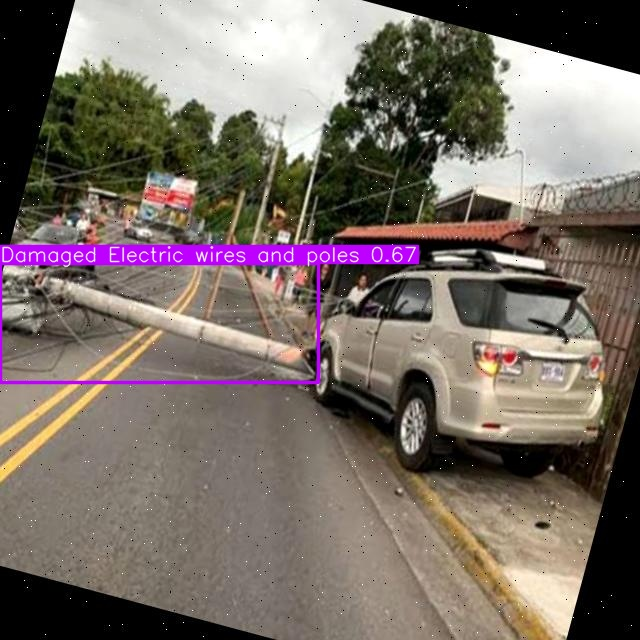
#> input picture data/images/Damaged_Electric_wires_and_poles_558a27054a904758bbe35834cd583d68.jpg, 640 x 640 px; its folder holds only this picture in this run
$ python -i issue_validator.py   (imports and definitions only)
#> lines starting #> are read from the running program, lines starting #| are printed output that depends on the picture
"""Smart Issue Validator - Fake Report Detection.

This module validates incoming civic issue reports before they enter the
workflow. It combines EXIF checks, screenshot heuristics, YOLO content
verification, and lightweight duplicate / anomaly detection into a single
trust score that the rest of the system can reason about.
"""

import os
import hashlib
from datetime import datetime, timedelta
from PIL import Image
from PIL.ExifTags import TAGS, GPSTAGS
from pathlib import Path
from math import radians, cos, sin, sqrt, atan2


class IssueValidator:
    """Validates civic issue reports and calculates trust scores."""

    # Scoring weights
    SCORE_GPS_MATCH = 20
    SCORE_RECENT_TIMESTAMP = 15
    SCORE_CIVIC_DETECTED = 25
    SCORE_CATEGORY_MATCH = 20
    SCORE_NOT_SCREENSHOT = 10
    SCORE_NORMAL_RATE = 10

    # Thresholds
    THRESHOLD_APPROVE = 80
    THRESHOLD_FLAG = 60
    MAX_GPS_DISTANCE_KM = 1.0  # 1km tolerance
    MAX_IMAGE_AGE_HOURS = 24

    def __init__(self, yolo_model=None):
        self.model = yolo_model
        self.checks = {}
        self.score = 100  # Start with full trust
        self.penalties = []

        # In-memory per-user anomaly tracking. This is intentionally
        # lightweight and stateless across process restarts – the goal
        # is to make repeated fake submissions from the same identity
        # increasingly expensive without adding a new DB table.
        #
        # Structure:
        #   { user_id: { 'total': int, 'rejected': int, 'flagged': int } }
        self._user_stats = {}

    def validate_report(self, image_path, claimed_lat=None, claimed_lng=None,
                       issue_type=None, user_id=None):
        """
        Main validation method. Returns validation result.

        Returns:
            dict: {
                'score': int (0-100),
                'decision': 'approved' | 'flagged' | 'rejected',
                'message': str,
                'checks': dict of individual check results
            }
        """
        self.score = 100
        self.penalties = []
        self.checks = {}

        # Lightweight image fingerprint used for duplicate detection and
        # optional downstream storage on the report model.
        image_hash = self._fingerprint_image(image_path)

        # Run all checks
        self._check_exif_data(image_path, claimed_lat, claimed_lng)
        self._detect_screenshot(image_path)
        self._verify_civic_content(image_path, issue_type)
        self._check_duplicates(image_hash)
        self._check_basic_image_forensics(image_path)
        self._apply_user_history_penalty(user_id)

        # Calculate final score (subtract penalties)
        final_score = max(0, min(100, self.score - sum(self.penalties)))

        # Determine decision
        if final_score >= self.THRESHOLD_APPROVE:
            decision = 'approved'
            message = "Report verified successfully."
        elif final_score >= self.THRESHOLD_FLAG:
            decision = 'flagged'
            message = "Your report is under review. We'll verify within 2 hours."
        else:
            decision = 'rejected'
            message = ("We couldn't verify this image. Please ensure your photo "
                      "shows an actual civic issue, was taken recently at the "
                      "reported location, and provides a clear view of the problem.")

        # Update in-memory user anomaly stats so that repeat offenders
        # gradually receive a lower trust score on future submissions.
        self._record_user_outcome(user_id, decision)

        return {
            'score': final_score,
            'decision': decision,
            'message': message,
            'checks': self.checks,
            'image_hash': image_hash,
        }

    # ------------------------------------------------------------------
    # Core check implementations
    # ------------------------------------------------------------------

    def _fingerprint_image(self, image_path):
        """Return a stable SHA-256 fingerprint for an image file.

        This is intentionally simple (byte-level hash) rather than a
        heavy perceptual hash implementation to avoid extra dependencies
        while still catching exact and near-exact re-uploads.
        """
        try:
            with open(image_path, 'rb') as f:
                digest = hashlib.sha256(f.read()).hexdigest()
        except Exception as e:
            digest = None
            self.checks['image_fingerprint'] = {
                'status': 'error',
                'error': str(e),
            }
            return None

        self.checks['image_fingerprint'] = {
            'status': 'ok',
            'hash': digest,
        }
        return digest

    def _check_exif_data(self, image_path, claimed_lat=None, claimed_lng=None):
        """Extract and validate EXIF metadata."""
        try:
            img = Image.open(image_path)
#> img is the input picture: PIL image 640x640 RGB; mean R, G, B 120.9, 109.6, 102.2
            exif_data = img._getexif()

            if not exif_data:
                self.checks['exif'] = {'status': 'missing', 'note': 'No EXIF data found'}
                self.penalties.append(15)  # Suspicious but not fatal
                return

            # Parse EXIF tags
            exif = {}
            for tag_id, value in exif_data.items():
                tag = TAGS.get(tag_id, tag_id)
                exif[tag] = value

            # Check timestamp
            date_taken = exif.get('DateTimeOriginal') or exif.get('DateTime')
            if date_taken:
                try:
                    photo_time = datetime.strptime(date_taken, '%Y:%m:%d %H:%M:%S')
                    age_hours = (datetime.now() - photo_time).total_seconds() / 3600

                    if age_hours > self.MAX_IMAGE_AGE_HOURS:
                        self.checks['timestamp'] = {'status': 'old', 'age_hours': age_hours}
                        self.penalties.append(20)
                    else:
                        self.checks['timestamp'] = {'status': 'recent', 'age_hours': age_hours}
                except (ValueError, TypeError):
                    self.checks['timestamp'] = {'status': 'parse_error'}
                    self.penalties.append(5)
            else:
                self.checks['timestamp'] = {'status': 'missing'}
                self.penalties.append(10)

            # Check GPS data
            gps_info = exif.get('GPSInfo')
            if gps_info and claimed_lat is not None and claimed_lng is not None:
                exif_lat, exif_lng = self._parse_gps(gps_info)
                if exif_lat is not None and exif_lng is not None:
                    distance = self._haversine(exif_lat, exif_lng, claimed_lat, claimed_lng)
                    if distance > self.MAX_GPS_DISTANCE_KM:
                        self.checks['gps'] = {'status': 'mismatch', 'distance_km': distance}
                        self.penalties.append(30)
                    else:
                        self.checks['gps'] = {'status': 'match', 'distance_km': distance}
            elif claimed_lat is not None and claimed_lng is not None:
                self.checks['gps'] = {'status': 'no_exif_gps'}
                self.penalties.append(10)

        except Exception as e:
            self.checks['exif'] = {'status': 'error', 'error': str(e)}
            self.penalties.append(5)

    # [42 lines left out: functions _parse_gps, _haversine, not called in this run]

    def _detect_screenshot(self, image_path):
        """Detect if image is a screenshot."""
        try:
            img = Image.open(image_path)
            width, height = img.size

            # Common screenshot aspect ratios
            aspect = width / height if height else 0
            screenshot_aspects = [0.46, 0.56, 0.6, 1.78, 2.17]  # Phone screens

            is_screenshot = False

            # Check for exact phone resolutions
            phone_resolutions = [
                (1080, 2340), (1080, 2400), (1170, 2532),  # Modern phones
                (1125, 2436), (1440, 3200), (1284, 2778),
            ]
            if (width, height) in phone_resolutions or (height, width) in phone_resolutions:
                is_screenshot = True

            # Check for status bar indicators (top portion uniformity)
            if not is_screenshot:
                top_strip = img.crop((0, 0, width, min(50, height)))
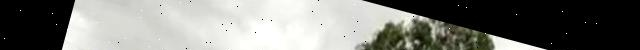
#> top_strip: PIL image 640x50 RGB; mean R, G, B 124.6, 125.4, 120.8
                colors = top_strip.getcolors(maxcolors=100)
#> colors = None
#> (the call stopped at ``: flask_sqlalchemy is not available in this run)
                if colors and len(colors) < 10:  # Very few colors = likely status bar
                    is_screenshot = True

            if is_screenshot:
                self.checks['screenshot'] = {'status': 'detected'}
                self.penalties.append(25)
            else:
                self.checks['screenshot'] = {'status': 'not_detected'}

        except Exception as e:
            self.checks['screenshot'] = {'status': 'error', 'error': str(e)}

    def _check_duplicates(self, image_hash):
        """Check if this image hash already exists in the incident tables.

        When a duplicate is found we don't immediately reject the
        report, but we do record the linkage and apply a moderate
        penalty so that exact re-uploads of the same photo gradually
        reduce trust.
        """
        if not image_hash:
            self.checks['duplicate'] = {
                'status': 'skipped',
                'reason': 'no_hash',
            }
            return

        try:
            # Late import to avoid circular imports during app startup.
            from backend.models import (
                PotholeReport,
                GarbageReport,
                DamagedRoadReport,
                IllegalParkingReport,
                BrokenSignReport,
                FallenTreeReport,
                VandalismReport,
                DeadAnimalReport,
                DamagedConcreteReport,
                DamagedWiresReport,
            )

            models = [
                PotholeReport,
                GarbageReport,
                DamagedRoadReport,
                IllegalParkingReport,
                BrokenSignReport,
                FallenTreeReport,
                VandalismReport,
                DeadAnimalReport,
                DamagedConcreteReport,
                DamagedWiresReport,
            ]

            matches = []
            for model in models:
                try:
                    rows = model.query.filter_by(image_hash=image_hash).limit(3).all()
                except Exception:
                    # If the underlying DB is missing the new column the
                    # query will fail; in that case we simply skip duplicate
                    # checking instead of breaking validation entirely.
                    rows = []
                for r in rows:
                    matches.append({
                        'id': r.id,
                        'type': model.__tablename__,
                        'status': r.status,
                    })

            if matches:
                # Apply a modest penalty – duplicate reports can still be
                # valid if many citizens report the same issue, but we
                # want to surface it to the caller and the UI.
                self.checks['duplicate'] = {
                    'status': 'duplicate',
                    'matches': matches,
                }
                self.penalties.append(15)
            else:
                self.checks['duplicate'] = {
                    'status': 'unique',
                }
        except Exception as e:
            self.checks['duplicate'] = {
                'status': 'error',
                'error': str(e),
            }

    def _check_basic_image_forensics(self, image_path):
        """Apply lightweight forensics-style sanity checks on the image.

        This is deliberately simple but catches common low-effort fakes:
        extremely tiny files, images with almost no visual variation,
        or images that look like heavily compressed screenshots.
        """
        try:
            stats = {
                'status': 'ok',
            }

            # 1) Very small files are suspicious (saves, crops, templates).
            try:
                size_bytes = os.path.getsize(image_path)
                stats['size_bytes'] = size_bytes
                if size_bytes < 10 * 1024:  # <10KB
                    stats['small_file'] = True
                    self.penalties.append(10)
            except OSError as e:
                stats['size_error'] = str(e)

            # 2) Extremely narrow dynamic range (almost flat image).
            try:
                img = Image.open(image_path).convert('L')
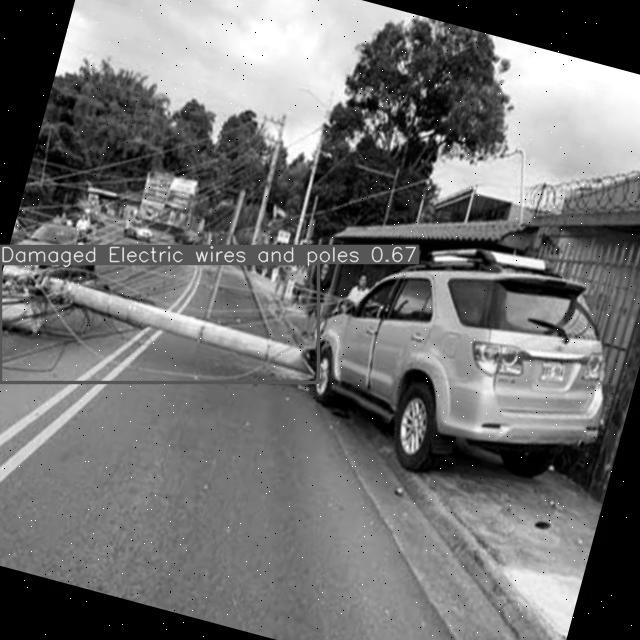
#> img: PIL image 640x640 L; min 0, max 255, mean 112.1
                hist = img.histogram()
#> hist = 256 values, max 35957 at index 0, min 521 at index 196, mean 1600
                non_zero_bins = sum(1 for v in hist if v > 0)
#> non_zero_bins = 256
                stats['non_zero_bins'] = non_zero_bins
                if non_zero_bins < 16:
                    # Images with very few intensity levels are usually
                    # generated overlays or "blank" screens.
                    stats['low_variation'] = True
                    self.penalties.append(10)
            except Exception as e:
                stats['hist_error'] = str(e)

            self.checks['forensics'] = stats
        except Exception as e:
            self.checks['forensics'] = {
                'status': 'error',
                'error': str(e),
            }

    def _verify_civic_content(self, image_path, claimed_type=None):
        """Verify image contains civic infrastructure using YOLO model."""
        if not self.model:
            # Penalize when the AI model is not available so that missing
            # content verification does not silently result in a high score.
            self.checks['content'] = {
                'status': 'skipped',
                'note': 'No AI model loaded'
            }
            # Apply a penalty comparable to the "no civic detected" case.
            self.penalties.append(30)
            return

        try:
            results = self.model(image_path, conf=0.25, verbose=False)

            detections = []
            for r in results:
                for box in r.boxes:
                    cls_id = int(box.cls[0])
                    name = self.model.names[cls_id]
                    conf = float(box.conf[0])
                    detections.append({'class': name, 'confidence': conf})

            if not detections:
                self.checks['content'] = {'status': 'no_civic_detected'}
                self.penalties.append(30)
                return

            # Check if detection matches claimed type
            detected_classes = [d['class'].lower() for d in detections]

            if claimed_type:
                if claimed_type.lower() in detected_classes:
                    self.checks['content'] = {
                        'status': 'match',
                        'detected': detections,
                        'claimed': claimed_type
                    }
                else:
                    self.checks['content'] = {
                        'status': 'mismatch',
                        'detected': detections,
                        'claimed': claimed_type
                    }
                    self.penalties.append(20)
            else:
                self.checks['content'] = {
                    'status': 'detected',
                    'detected': detections
                }

        except Exception as e:
            self.checks['content'] = {'status': 'error', 'error': str(e)}

    # ------------------------------------------------------------------
    # User anomaly tracking helpers
    # ------------------------------------------------------------------

    def _apply_user_history_penalty(self, user_id):
        """Apply a soft penalty if this user has a bad history.

        This only kicks in when a stable `user_id` is provided; the
        current citizen flow does not yet attach identities, but the
        validator is ready for future authenticated submissions.
        """
        if not user_id:
            return

        stats = self._user_stats.get(user_id)
        if not stats:
            return

        total = max(stats.get('total', 0), 1)
        rejected = stats.get('rejected', 0)
        flagged = stats.get('flagged', 0)
        suspicious_ratio = (rejected + 0.5 * flagged) / float(total)

        if suspicious_ratio >= 0.5:
            # Heavy repeat offenders get a noticeable penalty.
            self.penalties.append(15)
        elif suspicious_ratio >= 0.3:
            self.penalties.append(8)

        self.checks['user_history'] = {
            'status': 'applied',
            'total_reports': total,
            'rejected': rejected,
            'flagged': flagged,
            'suspicious_ratio': suspicious_ratio,
        }

    def _record_user_outcome(self, user_id, decision):
        """Update in-memory stats for the given user based on decision."""
        if not user_id:
            return

        stats = self._user_stats.setdefault(user_id, {
            'total': 0,
            'rejected': 0,
            'flagged': 0,
        })

        stats['total'] += 1
        if decision == 'rejected':
            stats['rejected'] += 1
        elif decision == 'flagged':
            stats['flagged'] += 1


# Singleton instance for reuse
_validator_instance = None

# [8 lines left out: function get_validator, not called in this run]

>>> result = IssueValidator().validate_report('../../data/images/Damaged_Electric_wires_and_poles_558a27054a904758bbe35834cd583d68.jpg')
#> result = 5 items

$ run again, on data/images/Damaged_Electric_wires_and_poles_d91370b3b9be49bfa632c3d9a9133049.jpg
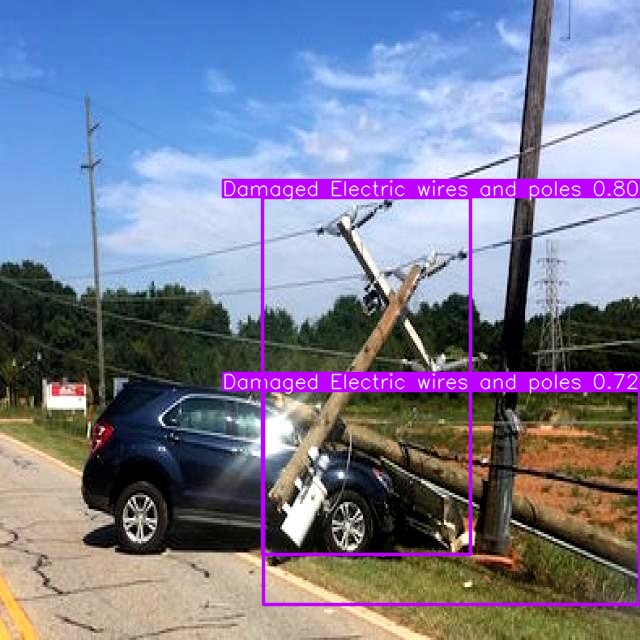
#> input picture data/images/Damaged_Electric_wires_and_poles_d91370b3b9be49bfa632c3d9a9133049.jpg, 640 x 640 px
#> in _check_exif_data, img is the input picture: PIL image 640x640 RGB; mean R, G, B 123.7, 125.9, 149.2
#> in _detect_screenshot, `top_strip = img.crop((0, 0, width, min(50, height)))`:
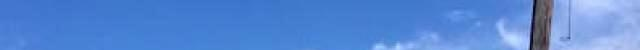
#> top_strip: PIL image 640x50 RGB; mean R, G, B 86.5, 135.5, 212.2
#> colors = None
#> in _check_basic_image_forensics, `img = Image.open(image_path).convert('L')`:
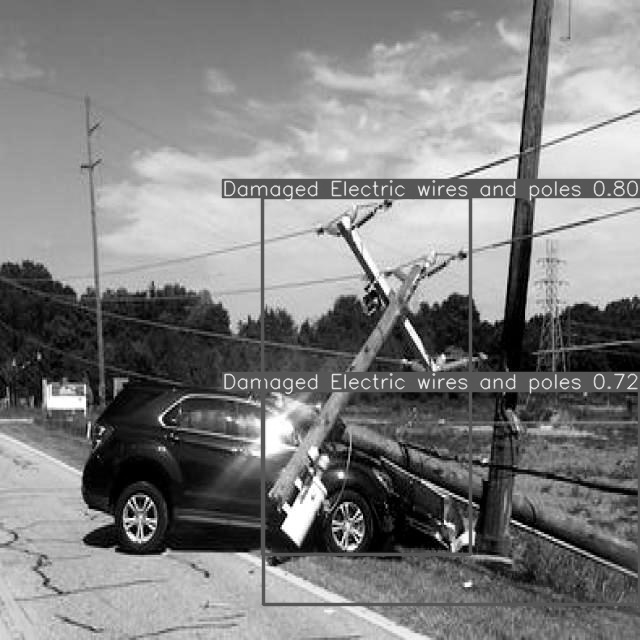
#> img: PIL image 640x640 L; min 0, max 255, mean 127.9
#> hist = 256 values, max 7263 at index 86, min 103 at index 244, mean 1600
#> non_zero_bins = 256
#> result = 5 items

$ run again, on data/images/None_1148245337b94736a9547a3e50cd1c39.jpg
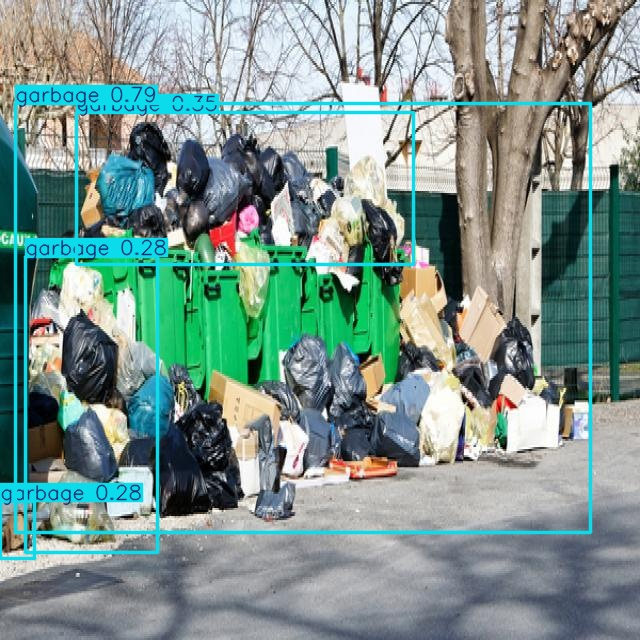
#> input picture data/images/None_1148245337b94736a9547a3e50cd1c39.jpg, 640 x 640 px
#> in _check_exif_data, img is the input picture: PIL image 640x640 RGB; mean R, G, B 124.1, 148, 142.1
#> in _detect_screenshot, `top_strip = img.crop((0, 0, width, min(50, height)))`:
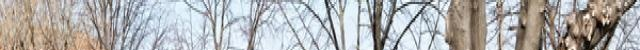
#> top_strip: PIL image 640x50 RGB; mean R, G, B 175.6, 175.5, 175.3
#> colors = None
#> in _check_basic_image_forensics, `img = Image.open(image_path).convert('L')`:
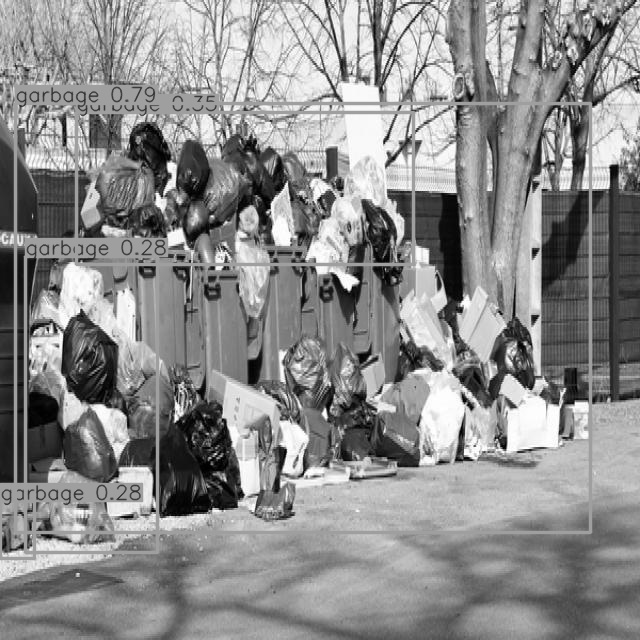
#> img: PIL image 640x640 L; min 0, max 255, mean 140.2
#> hist = 256 values, max 8372 at index 159, min 121 at index 0, mean 1600
#> non_zero_bins = 256
#> result = 5 items
